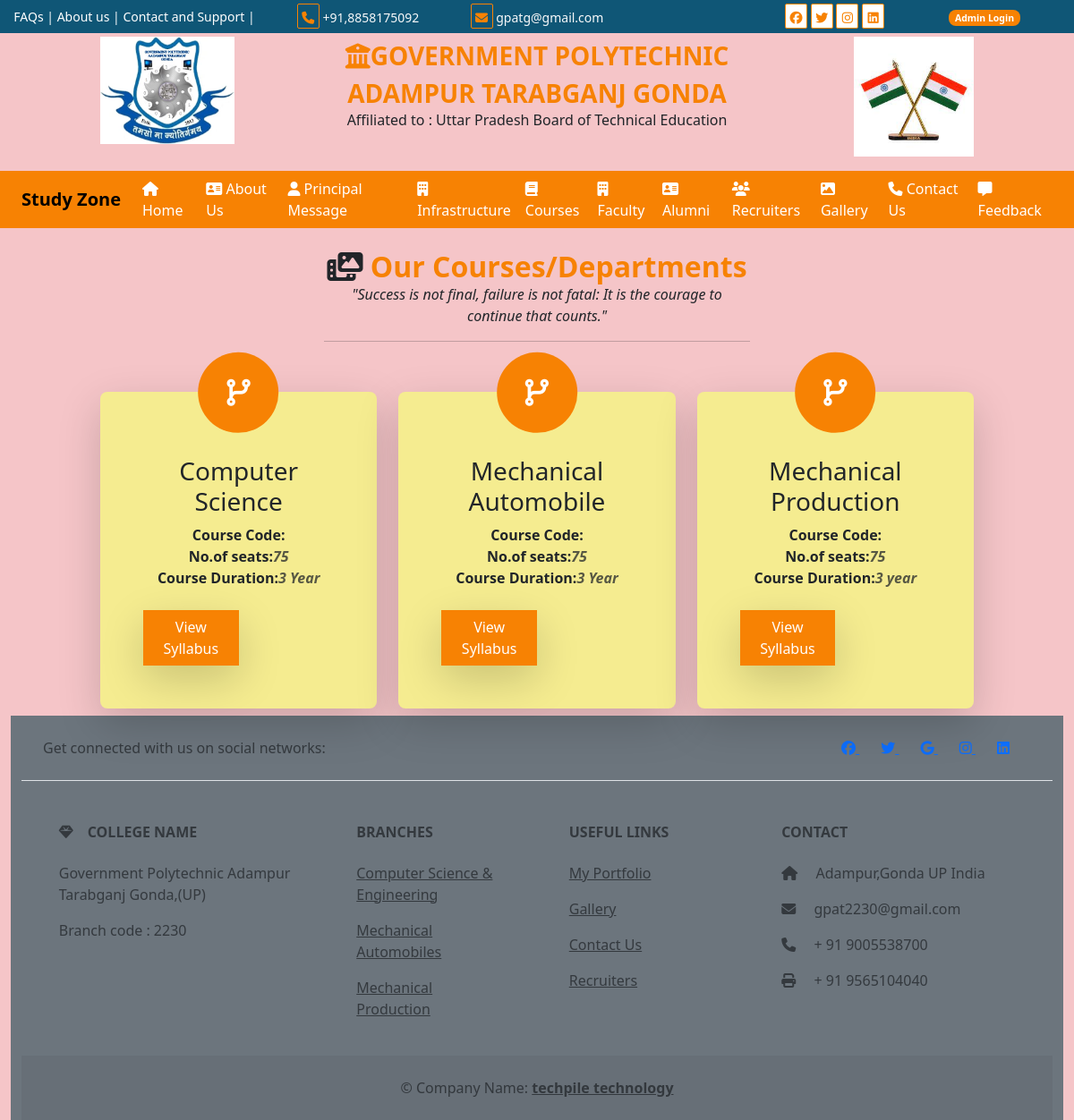
Screenshot of /course/ with the database file from the repository.
### user/models.py (models this page shows)
class tbl_courses(models.Model):
    department=models.CharField(max_length=60,null=True)
    seats=models.CharField(max_length=30,null=True)
    course_code=models.CharField(max_length=20,null=True)
    duration=models.CharField(max_length=40,null=True)

### user/views.py (the view)
# urls.py: path('course/',views.courses),
def courses(request):
    data=tbl_courses.objects.all().order_by('-id')
    md={"cdata":data}
    return render(request,'course.html',md)

### templates/course.html (shortened to what this page needs)
{% extends 'base.html' %}
{% load static %}
{% block childpage %}
<div class="row">
<div class="col-sm-5 mx-auto text-center my-4">
    <p class="m-0 h2">
    <i class="fa-solid fa-photo-film"></i>
    <b class="txt-color1">Our Courses/Departments</b></p>
    <i> "Success is not final, failure is not fatal: It is the courage to continue that counts."</i>
    <hr/>
</div>
</div>
<div class="row">
    <div class="col-sm-10 mx-auto">
        <div class="row">
            {% for c in cdata %}
            <div class="col-sm-4 mt-3">
                <div class="card shadow-lg mb-2 bg-mycolor5 rounded-3 border-0 p-5 text-center">
                    <span class="position-absolute top-0 start-50 translate-middle badge rounded-pill">
                <i class="fa-solid fa-code-branch cicon"></i>
                 <span class="visually-hidden">unread messages</span></span>
                <h3 class="text-center pt-4">{{c.department}}</h3>
                <b>Course Code:</b>
                <b>No.of seats:<i class="text-muted">{{c.seats}}</i></b>
                <b>Course Duration:<i class="text-muted">{{c.duration}}</i></b><br/>
                    <a href="#" class="btn shadow-lg rounded-0 w-50 btnh ">View Syllabus</a>
                     </div>
            </div>
   {% endfor %}
        </div>
    </div>
   </div>
                {% endblock %}

### templates/base.html (style rules this page uses)
body { overflow-x:hidden; }
:root { --bgcolor1:#f78203; --bgcolor2:#0f5676; --bgcolor3:#ffb634; --bgcolor4:#f5c5c8; --bgcolor5:#f5ec90; --bgcolor6:#dcd6d4; }
.bg-mycolor5 { background:var(--bgcolor5); }
.txt-color1 { color:var(--bgcolor1); }

### templates/course.html (style rules this page uses)
.cicon { height:90px; width:90px; background:var(--bgcolor1); font-size:30px; text-align:center; line-height:90px; border-radius:50%; color:white; }
.btnh { background:var(--bgcolor1); color:white; }

### rows the page displays
tbl_courses: department "Computer Science", seats "75", duration "3 Year"
tbl_courses: department "Mechanical Automobile", seats "75", duration "3 Year"
tbl_courses: department "Mechanical Production", seats "75", duration "3 year"
